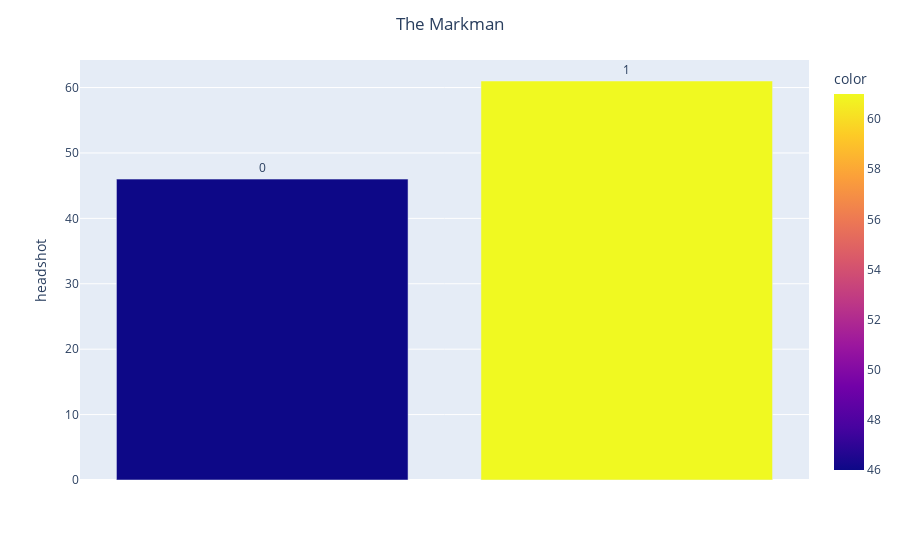

The code cell stored with this chart in its notebook:
### Code cell
most_headshot = gen_plot(df['Headshot'])
name = [ i[0] for i in most_headshot]
kill = [ i[1] for i in most_headshot]

fig = px.bar(x=name, y=kill, color=kill,text=name,
             labels=dict(x='', y="headshot"))

fig.update_traces(textposition='outside')
fig.update_xaxes(showticklabels=False)

fig.update_layout(title_text='The Markman', title_x=0.5)
fig.show()

### Figure 1 — Plotly figure (JSON) as saved in the notebook; plotly's stock layout.template omitted (floating-point values rounded to 4 significant figures)
{"data": [{"alignmentgroup": "True", "hovertemplate": "=%{x}<br>headshot=%{y}<br>text=%{text}<br>color=%{marker.color}<extra></extra>", "legendgroup": "", "marker": {"color": [46, 61], "coloraxis": "coloraxis"}, "name": "", "offsetgroup": "", "orientation": "v", "showlegend": false, "text": [0, "1"], "textposition": "outside", "type": "bar", "x": [0, "1"], "xaxis": "x", "y": [46, 61], "yaxis": "y"}], "layout": {"barmode": "relative", "coloraxis": {"colorbar": {"title": {"text": "color"}}, "colorscale": [[0, "#0d0887"], [0.1111, "#46039f"], [0.2222, "#7201a8"], [0.3333, "#9c179e"], [0.4444, "#bd3786"], [0.5556, "#d8576b"], [0.6667, "#ed7953"], [0.7778, "#fb9f3a"], [0.8889, "#fdca26"], [1, "#f0f921"]]}, "legend": {"tracegroupgap": 0}, "margin": {"t": 60}, "title": {"text": "The Markman", "x": 0.5}, "xaxis": {"anchor": "y", "domain": [0, 1], "showticklabels": false, "title": {"text": ""}}, "yaxis": {"anchor": "x", "domain": [0, 1], "title": {"text": "headshot"}}}}
